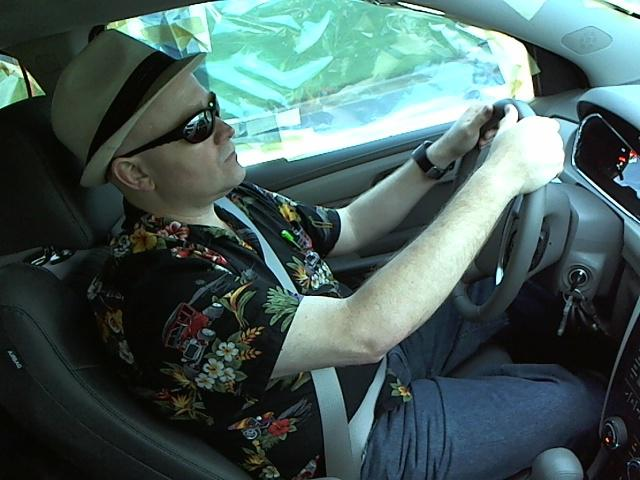
#> input picture Data/test 500/img_100.jpg, 640 x 480 px; its folder holds 4 pictures in this run
$ python RandomForest_RGB.py
#> lines starting #> are read from the running program, lines starting #| are printed output that depends on the picture
import pandas as pd
import numpy as np
from sklearn.model_selection import train_test_split
from sklearn.ensemble import RandomForestClassifier
from sklearn import metrics
import time
import cv2
import glob

def matrix(row,col,imgs):
#> called with row = 64, col = 64
    a = row*col*3
    vector_newX = np.zeros((a, 1))
    imgSeq = []
    for img in imgs :
        oriimg = cv2.imread(img)
#> oriimg is the input picture: shape (480, 640, 3); mean B, G, R 92, 94.2, 72.3
        imgSeq.append(img.split('img_')[1].split('.jpg')[0])
        img0 = cv2.resize(oriimg,(row,col))
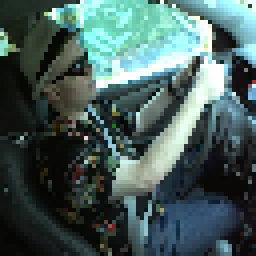
#> img0: shape (64, 64, 3) (shown 4 times larger); mean B, G, R 91.7, 93.9, 72.1
        flat = img0.reshape(a,1)
#> flat = 12288 values, max 255 at index 69, min 0 at index 3483, mean 85.89
        vector_newX = np.c_[vector_newX,flat]
#> vector_newX = 12288 pairs, first value 0 to 0, second value 0 to 255
        print(img)
#> pass 2 of the loop in matrix, `for img in imgs :`:
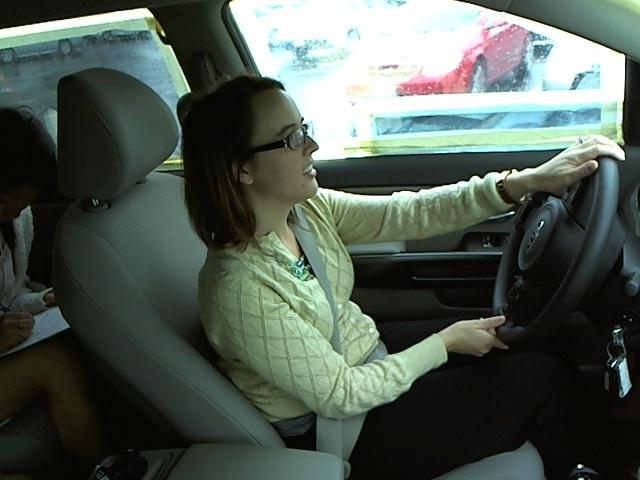
#> input picture Data/test 500/img_101.jpg, 640 x 480 px
#> in matrix, oriimg is the input picture: shape (480, 640, 3); mean B, G, R 82.6, 91, 80.5
#> in matrix, `img0 = cv2.resize(oriimg,(row,col))`:
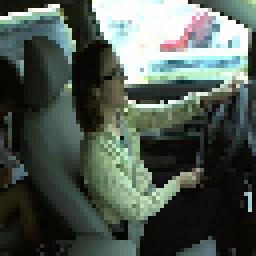
#> img0: shape (64, 64, 3) (shown 4 times larger); mean B, G, R 82.2, 90.5, 80.1
#> flat = 12288 values, max 255 at index 77, min 0 at index 2880, mean 84.28
#> pass 3 of the loop in matrix, `for img in imgs :`:
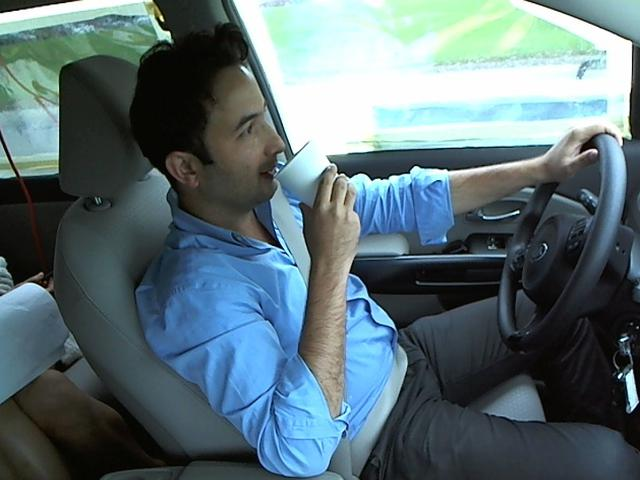
#> input picture Data/test 500/img_110.jpg, 640 x 480 px
#> in matrix, oriimg is the input picture: shape (480, 640, 3); mean B, G, R 117.7, 111.4, 91.3
#> in matrix, `img0 = cv2.resize(oriimg,(row,col))`:
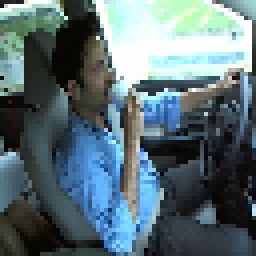
#> img0: shape (64, 64, 3) (shown 4 times larger); mean B, G, R 117.6, 111.3, 91.1
#> flat = 12288 values, max 255 at index 23, min 0 at index 3888, mean 106.7
#> the loop made 4 passes; the first 3 are shown
#> (the run stopped early here; a loop or call above may not have finished)
